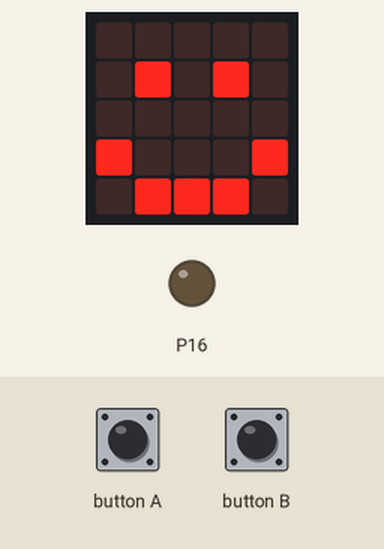
Bench run of a program on a simulated BBC micro:bit running MicroPython. Parts: the board's 5×5 LED display, output pins drawn as LEDs (lit = HIGH). Inputs (shaded band) come from the test bench.

Above: at 1.2 s.
1.3 s: button A pressed for 0.15 s
At 1.9 s:
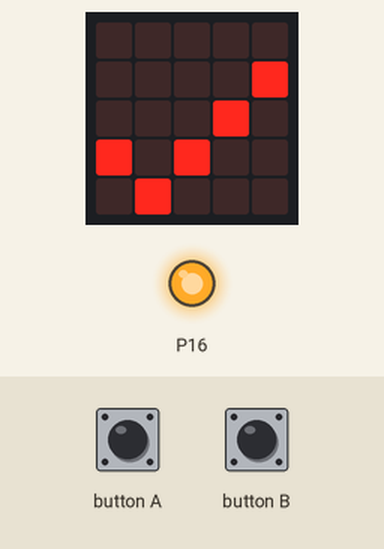
2.9 s: button B pressed for 0.15 s
At 4.1 s:
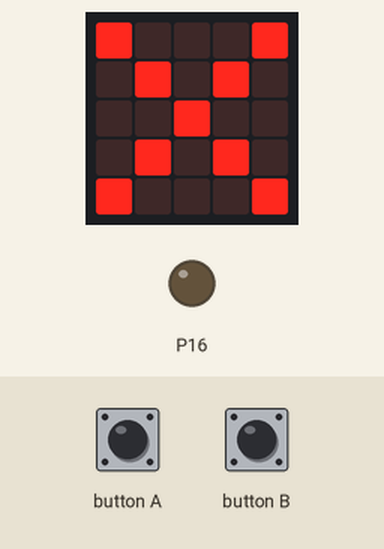
4.5 s: button A pressed for 1 s
At 5.5 s:
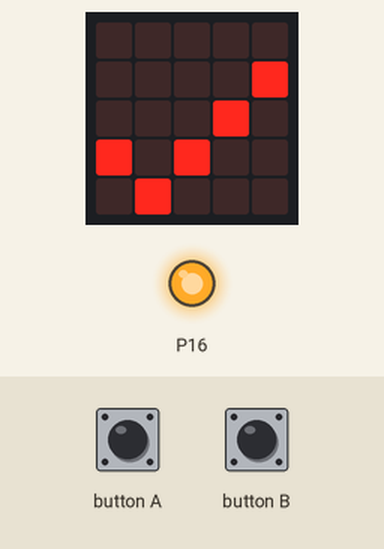
7.0 s: button B pressed for 1 s
At 7.4 s:
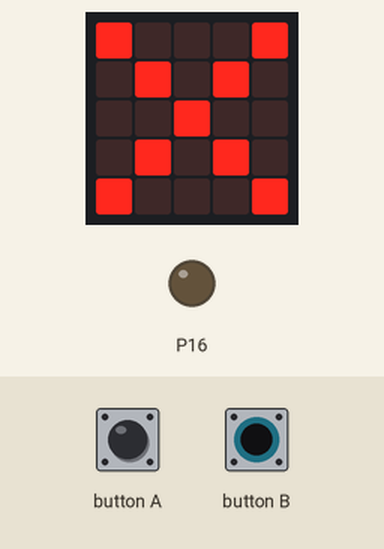
9.5 s: button A driven LOW and button B driven LOW
Timing chart, 0 to 10.4 s (numbered marks = the images above; inputs shaded):
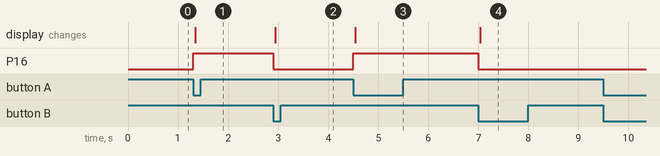

Measured:
- after the input at 1.3 s, P16: LOW → HIGH at once; the display: changes at once (image 1)
- after the input at 2.9 s, P16: HIGH → LOW at once; the display: changes at once (image 2)
- after the input at 4.5 s, P16: LOW → HIGH at once; the display: changes at once (image 3)
- after the input at 7.0 s, P16: HIGH → LOW at once; the display: changes at once (image 4)

The program:

main.py
```python
"""
Created by: Noah
Created on: Feb 2026
This module is a Micro:bit MicroPython program that turns a light on and off.
"""

from microbit import *

display.clear()
pin16.write_digital(0)
display.show(Image.HAPPY)

# on and off
while True:
    if button_a.is_pressed():
        pin16.write_digital(1)
        display.show(Image.YES)
    if button_b.is_pressed():
        pin16.write_digital(0)
        display.show(Image.NO)
```
